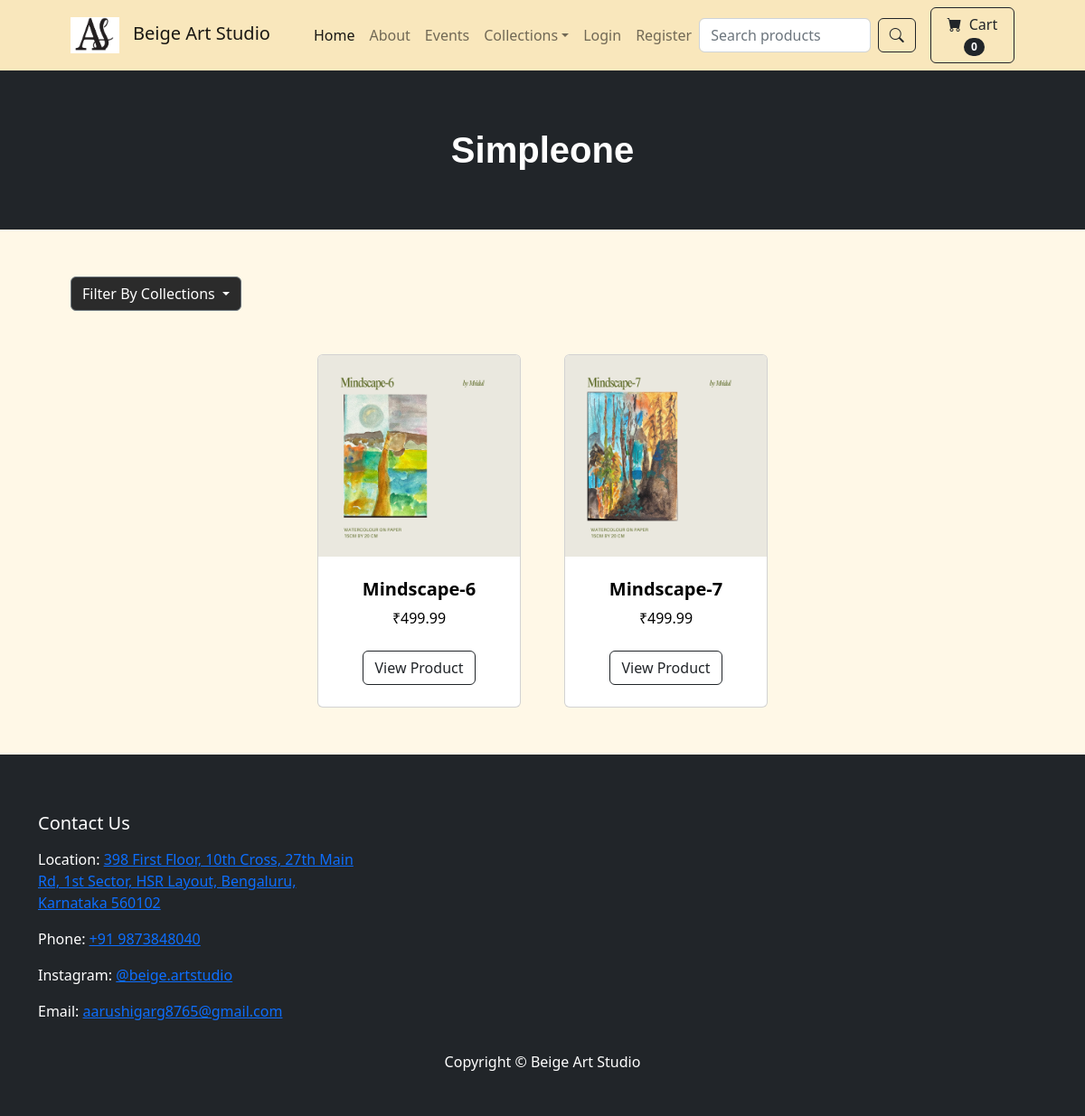
Screenshot of /category/Simpleone/ with the database file from the repository.
### store/models.py (models this page shows, shortened)
class Category(models.Model):
    name = models.CharField(max_length=50)
    def __str__(self):
        return self.name
    class Meta:
      verbose_name_plural = 'categories'

class Product(models.Model):
    name = models.CharField(max_length=100)
    price = models.DecimalField(default=0, decimal_places=2, max_digits=6)
    category = models.ForeignKey(Category, on_delete=models.CASCADE, default=1)
    description = models.CharField(max_length=250, default='', blank=True, null=True)
    image = models.ImageField(upload_to='uploads/product/')
    is_sale = models.BooleanField(default=False)
    sale_price = models.DecimalField(default=0, decimal_places=2, max_digits=6)

### store/views.py (the view)
# urls.py: path('category/<str:foo>/', views.category, name='category'),
def category(request, foo):
    foo = foo.replace('-', ' ')
    try:
        categories = Category.objects.all()
        category = Category.objects.get(name=foo)
        products = Product.objects.filter(category=category)
        return render(request, 'category.html', {'products':products, 'category':category, "categories":categories})
    except:
        messages.success(request, ("That Category Doesn't Exist"))
        return redirect('home')

### cart/cart.py (called while the page is built)
    def __len__(self):
        return len(self.cart)

### cart/context_processors.py (called while the page is built)
def cart(request):
    return {'cart': Cart(request)}

### store/templates/category.html (shortened to what this page needs)
{% extends 'base.html' %}
{% block content %}
        <header class="bg-dark py-3">
            <div class="container px-1 px-lg-2 my-5">
                <div class="text-center text-white">
                    <h1 class="display-5 fw-bold" style="font-size: 2.5rem; font-family: Arial, sans-serif;">{{ category }}</h1>
                </div>
            </div>
        </header>
        <section class="py-1">
            <div class="container px-4 px-lg-5 mt-5">
                <div class="dropdown">
                    <button class="btn btn-secondary dropdown-toggle" type="button" data-bs-toggle="dropdown" aria-expanded="false" style="background-color: #2b2b2b;">
                        Filter By Collections
                    </button>
                </div>
            </div>
            <div class="container px-4 px-lg-5 mt-5">
                <div class="row gx-4 gx-lg-5 row-cols-2 row-cols-md-3 row-cols-xl-4 justify-content-center">
                {% for product in products %}
                <div class="col mb-5">
                        <div class="card h-100">
                            <img class="card-img-top" src="{{ product.image.url }}" alt="..." />
                            <div class="card-body p-4">
                                <div class="text-center">
                                    <h5 class="fw-bolder">{{ product.name }}</h5>
                                    ₹{{ product.price }}
                                </div>
                            </div>
                            <div class="card-footer p-4 pt-0 border-top-0 bg-transparent">
    <div class="text-center"><a class="btn btn-outline-dark mt-auto" href="{% url 'product' product.id %}">View Product</a></div>
                            </div>
                        </div>
                    </div>
                    {% endfor %}
            </div>
        </section>
{% endblock %}

### store/templates/base.html (style rules this page uses)
body { background-color: #fff8e7; color: black; }

### rows the page displays
Category: name "Simpleone"
Product: image (picture), name "Mindscape-6", price "499.99"
Product: image (picture), name "Mindscape-7", price "499.99"

### other values shown
{{ cart|length }} "0"
